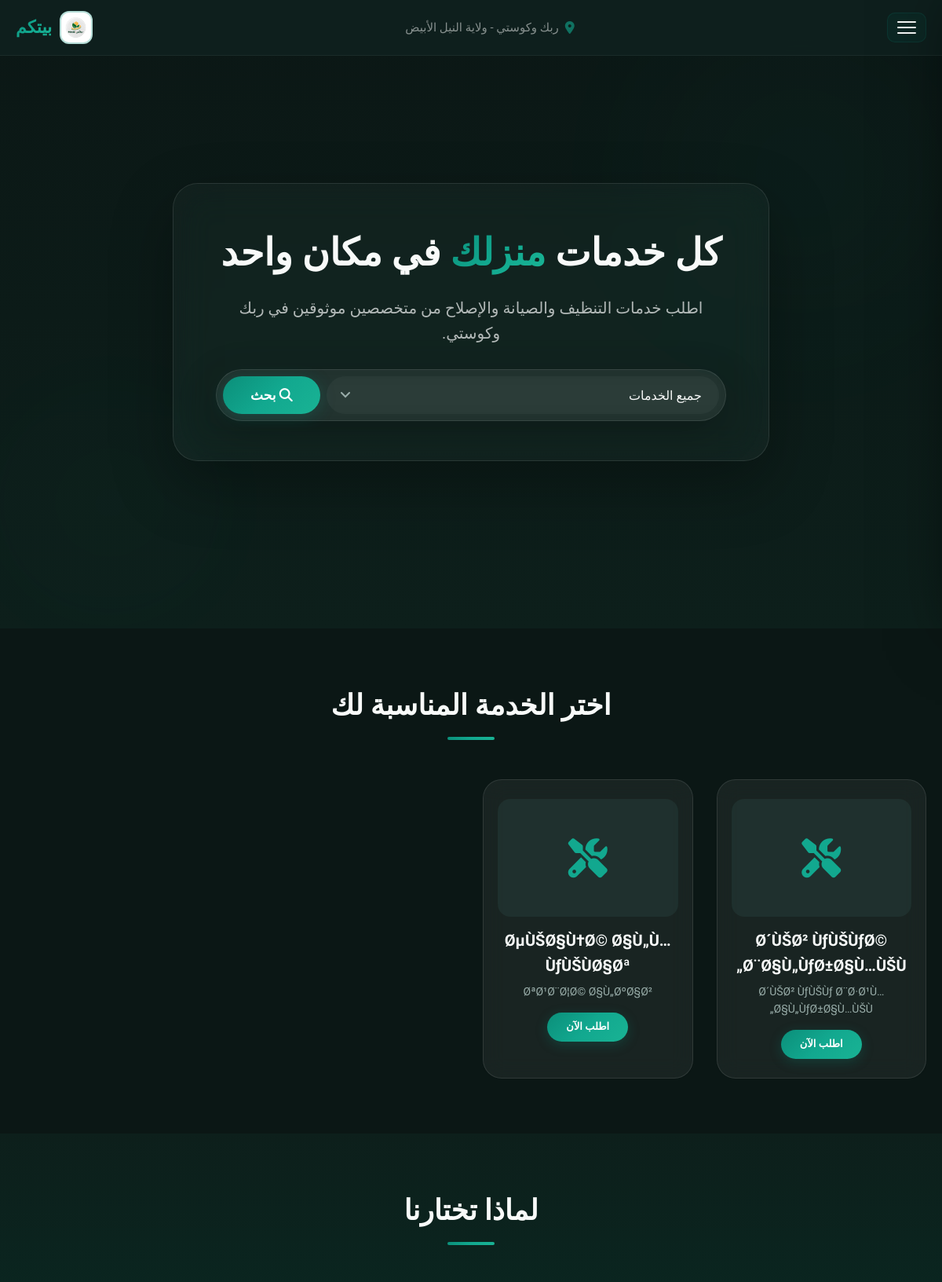
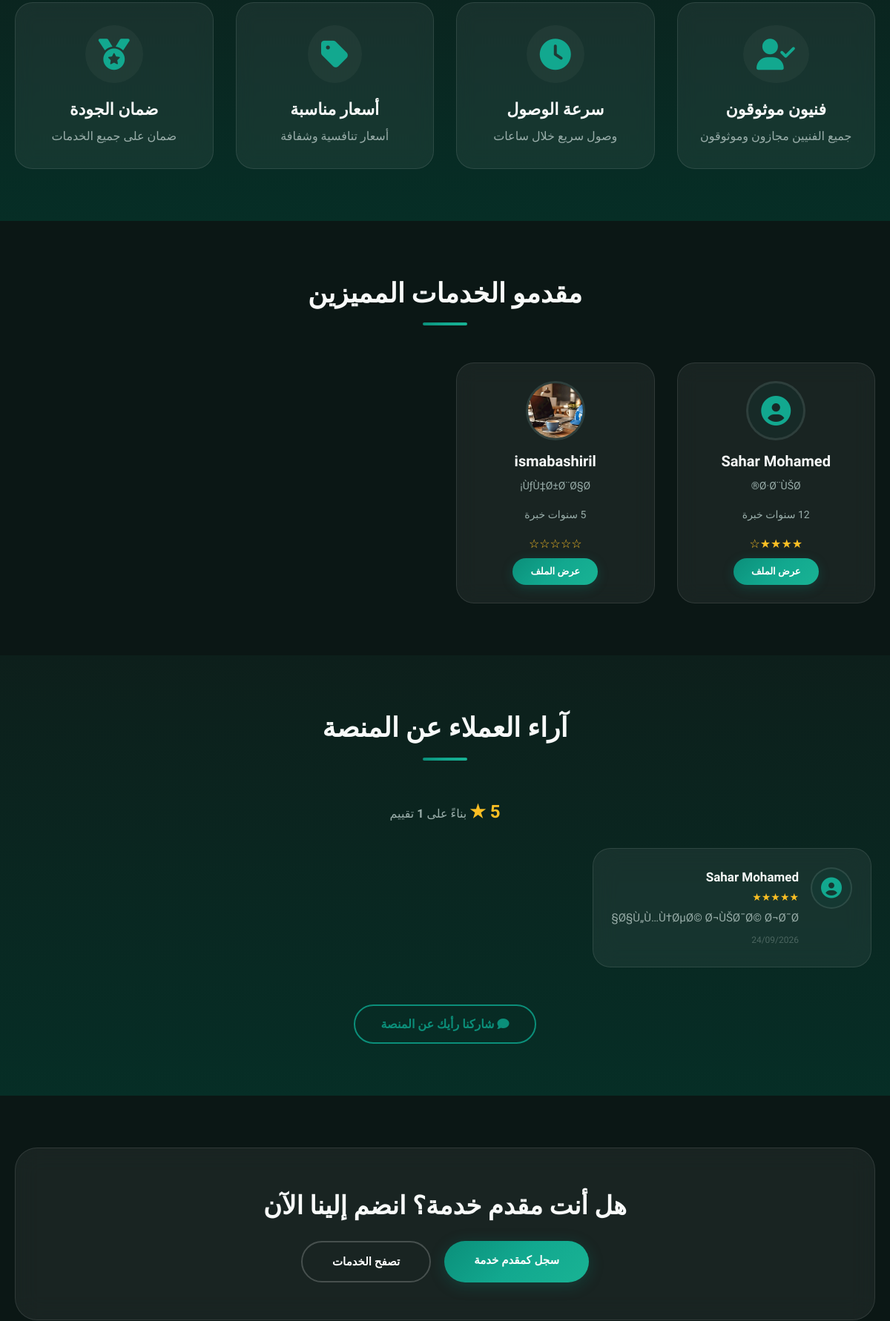
The page /home.php (signed in, upper part) on the database its author committed (2 pictures, top to bottom).
### tables this page shows
CREATE TABLE `services` (
  `id` int(11) NOT NULL auto_increment,
  `provider_id` int(11) NOT NULL,
  `name` varchar(100) NOT NULL,
  `description` text,
  `price` decimal(10,2) NOT NULL,
  `allow_quantity` tinyint(1) NOT NULL default '0',
  `max_quantity` int(11) default NULL,
  `category` varchar(50) default NULL,
  `icon` varchar(50) default 'fa-tools',
  `badge` varchar(50) default NULL,
  `image` varchar(255) default NULL,
  `status` enum('active','inactive') default 'active',
  `created_at` timestamp NOT NULL default CURRENT_TIMESTAMP,
  PRIMARY KEY  (`id`),
  KEY `provider_id` (`provider_id`)
);

CREATE TABLE `providers` (
  `id` int(11) NOT NULL auto_increment,
  `user_id` int(11) NOT NULL,
  `specialty` varchar(100) default NULL,
  `experience_years` int(11) default '0',
  `rating` decimal(2,1) default '0.0',
  `about` text,
  `portfolio_url` varchar(255) default NULL,
  `verified` tinyint(1) default '0',
  `working_hours` varchar(255) default NULL,
  `city` varchar(50) default NULL,
  PRIMARY KEY  (`id`),
  KEY `user_id` (`user_id`)
);

CREATE TABLE `users` (
  `id` int(11) NOT NULL auto_increment,
  `name` varchar(100) NOT NULL,
  `username` varchar(50) NOT NULL,
  `email` varchar(100) NOT NULL,
  `phone` varchar(20) NOT NULL,
  `region` varchar(100) NOT NULL,
  `city` varchar(50) default NULL,
  `age` int(11) NOT NULL,
  `service_type` varchar(50) NOT NULL,
  `password` varchar(255) NOT NULL,
  `user_type` enum('admin','provider','receiver') default 'provider',
  `admin_role` enum('super_admin','main','providers','clients','reviews') default NULL,
  `manager_role` varchar(50) default NULL,
  `is_approved` enum('pending','approved','rejected') default 'pending',
  `profile_image` varchar(255) default NULL,
  `national_id_image` varchar(255) default NULL,
  `certificate_image` varchar(255) default NULL,
  `working_area` varchar(255) default NULL,
  `created_at` timestamp NOT NULL default CURRENT_TIMESTAMP,
  `is_banned` tinyint(1) NOT NULL default '0',
  `welcome_shown` tinyint(1) NOT NULL default '0',
  PRIMARY KEY  (`id`),
  UNIQUE KEY `username` (`username`),
  UNIQUE KEY `email` (`email`),
  KEY `idx_is_approved` (`is_approved`),
  KEY `idx_user_type` (`user_type`)
);

CREATE TABLE `reviews` (
  `id` int(11) NOT NULL auto_increment,
  `user_id` int(11) NOT NULL,
  `provider_id` int(11) default NULL,
  `booking_id` int(11) default NULL,
  `review_type` enum('service','provider','site') default 'service',
  `rating` int(11) NOT NULL,
  `comment` text,
  `created_at` timestamp NOT NULL default CURRENT_TIMESTAMP,
  PRIMARY KEY  (`id`),
  KEY `user_id` (`user_id`),
  KEY `provider_id` (`provider_id`),
  KEY `booking_id` (`booking_id`)
);

### config.php (called while the page is built, shortened)
<?php
function isLoggedIn() {
    return isset($_SESSION['user_id']);
}
    ?>

### home.php (the view, shortened to what this page needs)
<?php
require_once 'config.php';
$stmt = $pdo->query("SELECT * FROM services WHERE status='active' ORDER BY created_at DESC LIMIT 6");
$services = $stmt->fetchAll();
$stmt = $pdo->query("SELECT u.*, p.* FROM providers p JOIN users u ON p.user_id = u.id WHERE u.is_approved='approved' AND u.is_banned=0 ORDER BY p.rating DESC LIMIT 4");
$providers = $stmt->fetchAll();
$stmt = $pdo->query("
    SELECT r.*, u.name as user_name, u.profile_image as user_image
    FROM reviews r
    JOIN users u ON r.user_id = u.id
    WHERE r.review_type = 'site'
    ORDER BY r.created_at DESC
    LIMIT 4
");
$reviews = $stmt->fetchAll();
$stmt = $pdo->query("SELECT AVG(rating) as avg_rating, COUNT(*) as total_reviews FROM reviews WHERE review_type = 'site'");
$rating_stats = $stmt->fetch();
$avg_rating = round(isset($rating_stats['avg_rating']) ? $rating_stats['avg_rating'] : 0, 1);
$total_reviews = isset($rating_stats['total_reviews']) ? $rating_stats['total_reviews'] : 0;
?>
<!DOCTYPE html>
<html lang="ar" dir="rtl">
<head>
    <link rel="stylesheet" href="https://cdnjs.cloudflare.com/ajax/libs/font-awesome/6.5.0/css/all.min.css">
    <link href="https://unpkg.com/aos@2.3.1/dist/aos.css" rel="stylesheet">
</head>
<body>
    <header id="mainHeader">
        <div class="container header-inner">
            <div class="logo">
                <img src="uploads/sh.png" alt="بيتكم">
                <span>بيتكم</span>
            </div>
            <div class="header-center">
                <i class="fas fa-map-marker-alt"></i>
                <span>ربك وكوستي - ولاية النيل الأبيض</span>
            </div>
            <button class="hamburger" id="hamburgerBtn" aria-label="القائمة">
                <span></span><span></span><span></span>
            </button>
        </div>
    </header>
    <div class="hero" id="heroSection">
        <div class="hero-bg-layer">
            <div class="orb orb-1"></div>
            <div class="orb orb-2"></div>
        </div>
        <div class="container hero-content">
            <div class="hero-glass-card" data-aos="fade-up" data-aos-duration="1000">
                <h1>كل خدمات <span class="highlight-text">منزلك</span> في مكان واحد</h1>
                <p>اطلب خدمات التنظيف والصيانة والإصلاح من متخصصين موثوقين في ربك وكوستي.</p>
                <div class="search-box" data-aos="fade-up" data-aos-delay="200">
                    <select id="categoryFilter" onchange="filterServices()">
                        <option value="all">جميع الخدمات</option>
                    </select>
                    <button onclick="filterServices()"><i class="fas fa-search"></i> بحث</button>
                </div>
            </div>
        </div>
    </div>
    <section class="bg-dark" id="servicesSection">
        <div class="container">
            <h2 class="section-title" data-aos="fade-up">اختر الخدمة المناسبة لك</h2>
            <div class="services-grid" id="servicesGrid">
                <?php foreach ($services as $index => $service): ?>
                    <div class="card" data-aos="fade-up" data-aos-delay="<?php echo $index * 80; ?>"
                         data-category="<?php echo htmlspecialchars($service['category']); ?>">
                        <div class="image-wrapper">
                            <?php if ($service['image'] && file_exists($service['image'])): ?>
                                <img src="<?php echo htmlspecialchars($service['image']); ?>" alt="<?php echo htmlspecialchars($service['name']); ?>">
                            <?php else: ?>
                                <div class="icon-placeholder"><i class="fas <?php echo htmlspecialchars($service['icon']); ?>"></i></div>
                            <?php endif; ?>
                        </div>
                        <h3><?php echo htmlspecialchars($service['name']); ?></h3>
                        <p><?php echo htmlspecialchars($service['description']); ?></p>
                        <?php if (isLoggedIn()): ?>
                            <a href="book_service.php?id=<?php echo $service['id']; ?>" class="btn-sm">اطلب الآن</a>
                        <?php else: ?>
                            <a href="login.php?redirect=book_service.php?id=<?php echo $service['id']; ?>" class="btn-sm">اطلب الآن</a>
                        <?php endif; ?>
                    </div>
                <?php endforeach; ?>
            </div>
        </div>
    </section>
    <section class="bg-deep-teal">
        <div class="container">
            <h2 class="section-title" data-aos="fade-up">لماذا تختارنا</h2>
            <div class="features-grid">
                <div class="feature-item" data-aos="fade-up"><i class="fas fa-user-check"></i><h4>فنيون موثوقون</h4><p>جميع الفنيين مجازون وموثوقون</p></div>
                <div class="feature-item" data-aos="fade-up" data-aos-delay="100"><i class="fas fa-clock"></i><h4>سرعة الوصول</h4><p>وصول سريع خلال ساعات</p></div>
                <div class="feature-item" data-aos="fade-up" data-aos-delay="200"><i class="fas fa-tag"></i><h4>أسعار مناسبة</h4><p>أسعار تنافسية وشفافة</p></div>
                <div class="feature-item" data-aos="fade-up" data-aos-delay="300"><i class="fas fa-medal"></i><h4>ضمان الجودة</h4><p>ضمان على جميع الخدمات</p></div>
            </div>
        </div>
    </section>
    <section class="bg-dark">
        <div class="container">
            <h2 class="section-title" data-aos="fade-up">مقدمو الخدمات المميزين</h2>
            <div class="providers-grid">
                <?php foreach ($providers as $index => $p): ?>
                    <div class="card" data-aos="fade-up" data-aos-delay="<?php echo $index * 80; ?>">
                        <div class="avatar">
                            <?php if ($p['profile_image'] && file_exists($p['profile_image'])): ?>
                                <img src="<?php echo htmlspecialchars($p['profile_image']); ?>" alt="<?php echo htmlspecialchars($p['name']); ?>">
                            <?php else: ?>
                                <i class="fas fa-user-circle"></i>
                            <?php endif; ?>
                        </div>
                        <h3><?php echo htmlspecialchars($p['name']); ?></h3>
                        <p><?php echo htmlspecialchars($p['specialty']); ?></p>
                        <p><?php echo $p['experience_years']; ?> سنوات خبرة</p>
                        <div class="stars">
                            <?php $rating = isset($p['rating']) ? round($p['rating']) : 0; for ($i = 0; $i < 5; $i++) { echo $i < $rating ? '★' : '☆'; } ?>
                        </div>
                        <?php if (isLoggedIn()): ?>
                            <a href="provider_profile.php?id=<?php echo $p['user_id']; ?>" class="btn-sm">عرض الملف</a>
                        <?php else: ?>
                            <a href="login.php?redirect=provider_profile.php?id=<?php echo $p['user_id']; ?>" class="btn-sm">عرض الملف</a>
                        <?php endif; ?>
                    </div>
                <?php endforeach; ?>
            </div>
        </div>
    </section>
    <section class="bg-deep-teal">
        <div class="container">
            <h2 class="section-title" data-aos="fade-up">آراء العملاء عن المنصة</h2>
            <?php if ($total_reviews > 0): ?>
                <p style="color:var(--text-gray); text-align:center; margin-bottom:20px;" data-aos="fade-up">
                    <span style="color:#FBBF24; font-size:24px; font-weight:800;"><?php echo $avg_rating; ?> ★</span>
                    بناءً على <strong><?php echo $total_reviews; ?></strong> تقييم
                </p>
            <?php endif; ?>
            <?php if (count($reviews) > 0): ?>
                <div class="testimonials-scroll" data-aos="fade-up">
                    <?php foreach ($reviews as $r): ?>
                        <div class="testimonial-card">
                            <div class="testimonial-avatar">
                                <?php if ($r['user_image'] && file_exists($r['user_image'])): ?>
                                    <img src="<?php echo htmlspecialchars($r['user_image']); ?>" alt="<?php echo htmlspecialchars($r['user_name']); ?>">
                                <?php else: ?>
                                    <i class="fas fa-user-circle"></i>
                                <?php endif; ?>
                            </div>
                            <div class="testimonial-body">
                                <h4><?php echo htmlspecialchars($r['user_name']); ?></h4>
                                <div class="stars"><?php echo str_repeat('★', $r['rating']) . str_repeat('☆', 5 - $r['rating']); ?></div>
                                <p><?php echo htmlspecialchars($r['comment']); ?></p>
                                <div class="review-date"><?php echo date('d/m/Y', strtotime($r['created_at'])); ?></div>
                            </div>
                        </div>
                    <?php endforeach; ?>
                </div>
            <?php endif; ?>
            <div style="text-align:center; margin-top:25px;" data-aos="fade-up">
                <a href="contact.php" class="btn-sm" style="background:transparent; border:2px solid var(--primary-green); color:var(--primary-green); padding:12px 35px; border-radius:50px; font-weight:700; text-decoration:none; display:inline-block; font-family:'Tajawal',sans-serif;">
                    <i class="fas fa-comment"></i> شاركنا رأيك عن المنصة
                </a>
            </div>
        </div>
    </section>
    <section class="bg-dark">
        <div class="container">
            <div class="cta-section" data-aos="fade-up">
                <h2>هل أنت مقدم خدمة؟ انضم إلينا الآن</h2>
                <div class="btn-group">
                    <a href="register.php" class="btn-primary-light">سجل كمقدم خدمة</a>
                    <a href="services.php" class="btn-outline-light">تصفح الخدمات</a>
                </div>
            </div>
        </div>
    </section>
</body>
</html>

### rows shown on the page
services: name "Ø´ÙŠØ² ÙƒÙŠÙƒØ© Ø¨Ø§Ù„ÙƒØ±Ø§Ù…ÙŠÙ„", description "Ø´ÙŠØ² ÙƒÙŠÙƒ Ø¨Ø·Ø¹Ù… Ø§Ù„ÙƒØ±Ø§Ù…ÙŠÙ„"
services: name "ØµÙŠØ§Ù†Ø© Ø§Ù„Ù…ÙƒÙŠÙØ§Øª", description "ØªØ¹Ø¨Ø¦Ø© Ø§Ù„ØºØ§Ø²"
providers: user.name "Sahar Mohamed", specialty "Ø·Ø¨ÙŠØ®", rating 4 (drawn)
providers: user.profile_image (picture), user.name "ismabashiril", specialty "ÙƒÙ‡Ø±Ø¨Ø§Ø¡", rating 0 (drawn)
reviews: user.name "Sahar Mohamed", rating "★★★★★", comment "Ø§Ù„Ù…Ù†ØµØ© Ø¬ÙŠØ¯Ø© Ø¬Ø¯Ø§", created_at "24/09/2026"

### other values the page prints
$avg_rating "5"
$total_reviews "1"
